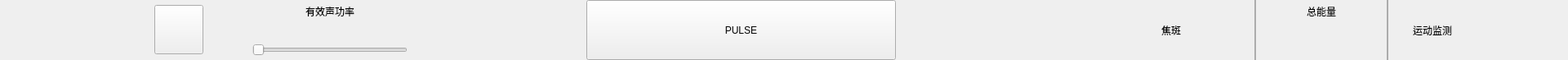
<?xml version="1.0" encoding="UTF-8"?>
<ui version="4.0">
 <class>UltrasoundBottomTreat</class>
 <widget class="qMRMLWidget" name="UltrasoundBottomTreat">
  <property name="geometry">
   <rect>
    <x>0</x>
    <y>0</y>
    <width>1920</width>
    <height>62</height>
   </rect>
  </property>
  <property name="styleSheet">
   <string notr="true"/>
  </property>
  <layout class="QVBoxLayout" name="verticalLayout">
   <property name="leftMargin">
    <number>0</number>
   </property>
   <property name="topMargin">
    <number>0</number>
   </property>
   <property name="rightMargin">
    <number>0</number>
   </property>
   <property name="bottomMargin">
    <number>0</number>
   </property>
   <item>
    <widget class="QWidget" name="widget" native="true">
     <property name="styleSheet">
      <string notr="true"/>
     </property>
     <layout class="QHBoxLayout" name="horizontalLayout_2" stretch="1,1,1,1,1,2,1,1,1,0,0,0,0">
      <property name="spacing">
       <number>30</number>
      </property>
      <property name="leftMargin">
       <number>0</number>
      </property>
      <property name="topMargin">
       <number>0</number>
      </property>
      <property name="rightMargin">
       <number>0</number>
      </property>
      <property name="bottomMargin">
       <number>0</number>
      </property>
      <item>
       <spacer name="horizontalSpacer">
        <property name="orientation">
         <enum>Qt::Horizontal</enum>
        </property>
        <property name="sizeHint" stdset="0">
         <size>
          <width>40</width>
          <height>20</height>
         </size>
        </property>
       </spacer>
      </item>
      <item>
       <widget class="QPushButton" name="btn_pre">
        <property name="sizePolicy">
         <sizepolicy hsizetype="Fixed" vsizetype="Fixed">
          <horstretch>0</horstretch>
          <verstretch>0</verstretch>
         </sizepolicy>
        </property>
        <property name="minimumSize">
         <size>
          <width>60</width>
          <height>60</height>
         </size>
        </property>
        <property name="maximumSize">
         <size>
          <width>60</width>
          <height>60</height>
         </size>
        </property>
        <property name="text">
         <string/>
        </property>
       </widget>
      </item>
      <item>
       <widget class="QWidget" name="widget_2" native="true">
        <property name="sizePolicy">
         <sizepolicy hsizetype="Fixed" vsizetype="Fixed">
          <horstretch>0</horstretch>
          <verstretch>0</verstretch>
         </sizepolicy>
        </property>
        <widget class="QSlider" name="horizontalSlider">
         <property name="geometry">
          <rect>
           <x>0</x>
           <y>20</y>
           <width>341</width>
           <height>22</height>
          </rect>
         </property>
         <property name="orientation">
          <enum>Qt::Horizontal</enum>
         </property>
        </widget>
        <widget class="QLabel" name="label">
         <property name="geometry">
          <rect>
           <x>200</x>
           <y>0</y>
           <width>141</width>
           <height>62</height>
          </rect>
         </property>
         <property name="styleSheet">
          <string notr="true">background-color: rgb(218, 101, 93);</string>
         </property>
         <property name="text">
          <string/>
         </property>
        </widget>
        <zorder>label</zorder>
        <zorder>horizontalSlider</zorder>
       </widget>
      </item>
      <item>
       <layout class="QVBoxLayout" name="verticalLayout_2">
        <property name="topMargin">
         <number>5</number>
        </property>
        <property name="bottomMargin">
         <number>5</number>
        </property>
        <item>
         <widget class="QLabel" name="label_3">
          <property name="text">
           <string>有效声功率</string>
          </property>
          <property name="alignment">
           <set>Qt::AlignCenter</set>
          </property>
         </widget>
        </item>
        <item>
         <widget class="QSlider" name="horizontalSlider_2">
          <property name="orientation">
           <enum>Qt::Horizontal</enum>
          </property>
         </widget>
        </item>
        <item>
         <spacer name="verticalSpacer">
          <property name="orientation">
           <enum>Qt::Vertical</enum>
          </property>
          <property name="sizeHint" stdset="0">
           <size>
            <width>20</width>
            <height>40</height>
           </size>
          </property>
         </spacer>
        </item>
       </layout>
      </item>
      <item>
       <spacer name="horizontalSpacer_3">
        <property name="orientation">
         <enum>Qt::Horizontal</enum>
        </property>
        <property name="sizeHint" stdset="0">
         <size>
          <width>40</width>
          <height>20</height>
         </size>
        </property>
       </spacer>
      </item>
      <item>
       <widget class="QPushButton" name="btn_pulse">
        <property name="sizePolicy">
         <sizepolicy hsizetype="Minimum" vsizetype="Expanding">
          <horstretch>0</horstretch>
          <verstretch>0</verstretch>
         </sizepolicy>
        </property>
        <property name="minimumSize">
         <size>
          <width>200</width>
          <height>60</height>
         </size>
        </property>
        <property name="text">
         <string>PULSE</string>
        </property>
       </widget>
      </item>
      <item>
       <spacer name="horizontalSpacer_4">
        <property name="orientation">
         <enum>Qt::Horizontal</enum>
        </property>
        <property name="sizeHint" stdset="0">
         <size>
          <width>40</width>
          <height>20</height>
         </size>
        </property>
       </spacer>
      </item>
      <item>
       <layout class="QHBoxLayout" name="horizontalLayout">
        <item>
         <widget class="QLabel" name="label_4">
          <property name="text">
           <string>焦斑</string>
          </property>
          <property name="alignment">
           <set>Qt::AlignRight|Qt::AlignTrailing|Qt::AlignVCenter</set>
          </property>
         </widget>
        </item>
        <item>
         <widget class="QLabel" name="lbl_hem_state">
          <property name="minimumSize">
           <size>
            <width>30</width>
            <height>30</height>
           </size>
          </property>
          <property name="maximumSize">
           <size>
            <width>30</width>
            <height>30</height>
           </size>
          </property>
          <property name="text">
           <string/>
          </property>
         </widget>
        </item>
       </layout>
      </item>
      <item>
       <widget class="QLabel" name="label_6">
        <property name="minimumSize">
         <size>
          <width>2</width>
          <height>0</height>
         </size>
        </property>
        <property name="maximumSize">
         <size>
          <width>2</width>
          <height>16777215</height>
         </size>
        </property>
        <property name="styleSheet">
         <string notr="true">background-color: rgb(172, 172, 172);</string>
        </property>
        <property name="text">
         <string/>
        </property>
       </widget>
      </item>
      <item>
       <layout class="QVBoxLayout" name="verticalLayout_3">
        <property name="topMargin">
         <number>5</number>
        </property>
        <property name="bottomMargin">
         <number>5</number>
        </property>
        <item>
         <widget class="QLabel" name="label_5">
          <property name="text">
           <string>总能量</string>
          </property>
          <property name="alignment">
           <set>Qt::AlignCenter</set>
          </property>
         </widget>
        </item>
        <item>
         <widget class="QLabel" name="lbl_total_energy">
          <property name="minimumSize">
           <size>
            <width>100</width>
            <height>0</height>
           </size>
          </property>
          <property name="text">
           <string/>
          </property>
          <property name="alignment">
           <set>Qt::AlignCenter</set>
          </property>
         </widget>
        </item>
       </layout>
      </item>
      <item>
       <widget class="QLabel" name="label_7">
        <property name="minimumSize">
         <size>
          <width>2</width>
          <height>0</height>
         </size>
        </property>
        <property name="maximumSize">
         <size>
          <width>2</width>
          <height>16777215</height>
         </size>
        </property>
        <property name="styleSheet">
         <string notr="true">background-color: rgb(172, 172, 172);</string>
        </property>
        <property name="text">
         <string/>
        </property>
       </widget>
      </item>
      <item>
       <widget class="QLabel" name="label_8">
        <property name="minimumSize">
         <size>
          <width>150</width>
          <height>0</height>
         </size>
        </property>
        <property name="text">
         <string>运动监测</string>
        </property>
       </widget>
      </item>
      <item>
       <spacer name="horizontalSpacer_2">
        <property name="orientation">
         <enum>Qt::Horizontal</enum>
        </property>
        <property name="sizeHint" stdset="0">
         <size>
          <width>40</width>
          <height>20</height>
         </size>
        </property>
       </spacer>
      </item>
     </layout>
    </widget>
   </item>
  </layout>
 </widget>
 <customwidgets>
  <customwidget>
   <class>qMRMLWidget</class>
   <extends>QWidget</extends>
   <header>qMRMLWidget.h</header>
   <container>1</container>
  </customwidget>
 </customwidgets>
 <resources/>
 <connections/>
</ui>
